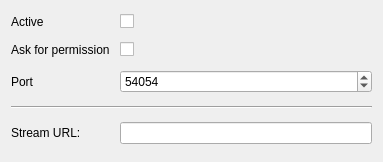
<?xml version="1.0" encoding="UTF-8"?>
<ui version="4.0">
 <class>GUI_BroadcastSetup</class>
 <widget class="QWidget" name="GUI_BroadcastSetup">
  <property name="geometry">
   <rect>
    <x>0</x>
    <y>0</y>
    <width>383</width>
    <height>162</height>
   </rect>
  </property>
  <layout class="QGridLayout" name="gridLayout">
   <property name="spacing">
    <number>10</number>
   </property>
   <item row="2" column="0">
    <widget class="QLabel" name="label">
     <property name="text">
      <string>Port</string>
     </property>
    </widget>
   </item>
   <item row="0" column="0">
    <widget class="QLabel" name="lab_activate">
     <property name="text">
      <string notr="true">Active</string>
     </property>
    </widget>
   </item>
   <item row="1" column="0">
    <widget class="QLabel" name="label_3">
     <property name="text">
      <string>Ask for permission</string>
     </property>
    </widget>
   </item>
   <item row="0" column="1">
    <widget class="QCheckBox" name="cb_active">
     <property name="text">
      <string/>
     </property>
    </widget>
   </item>
   <item row="2" column="1">
    <widget class="QSpinBox" name="sb_port">
     <property name="maximum">
      <number>65535</number>
     </property>
     <property name="value">
      <number>54054</number>
     </property>
    </widget>
   </item>
   <item row="1" column="1">
    <widget class="QCheckBox" name="cb_prompt">
     <property name="text">
      <string/>
     </property>
    </widget>
   </item>
   <item row="4" column="1">
    <widget class="QLineEdit" name="le_url">
     <property name="sizePolicy">
      <sizepolicy hsizetype="Expanding" vsizetype="Fixed">
       <horstretch>0</horstretch>
       <verstretch>0</verstretch>
      </sizepolicy>
     </property>
     <property name="dragEnabled">
      <bool>true</bool>
     </property>
     <property name="readOnly">
      <bool>true</bool>
     </property>
    </widget>
   </item>
   <item row="3" column="0" colspan="2">
    <widget class="Line" name="line_2">
     <property name="orientation">
      <enum>Qt::Horizontal</enum>
     </property>
    </widget>
   </item>
   <item row="4" column="0">
    <widget class="QLabel" name="lab_url_title">
     <property name="text">
      <string notr="true">Stream URL:</string>
     </property>
    </widget>
   </item>
  </layout>
 </widget>
 <resources/>
 <connections/>
</ui>
